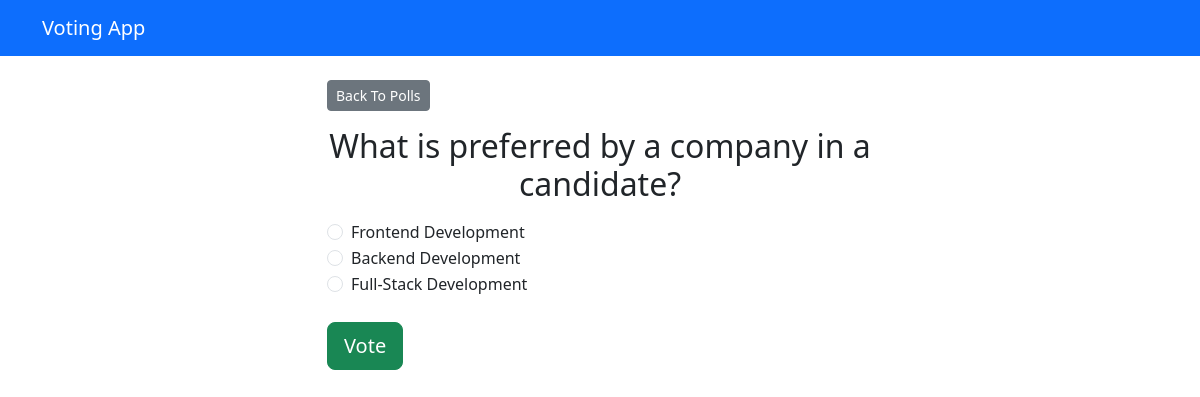
Screenshot of /polls/4/ with the database file from the repository.
### polls/models.py (models this page shows, shortened)
class Question(models.Model):
    question_text = models.CharField(max_length=200)
    publish_date = models.DateTimeField('date published')

class Choice(models.Model):
    question = models.ForeignKey(Question, on_delete=models.CASCADE)
    choice_text = models.CharField(max_length=200)
    votes = models.IntegerField(default=0)

### polls/views.py (the view)
# urls.py: path('<int:question_id>/', views.detail, name='detail'),
def detail(request, question_id):
    try:
        question = Question.objects.get(pk=question_id)
    except Question.DoesNotExist:
        raise Http404("Question does not exist")
    return render(request, 'polls/detail.html', {'question' : question})

### templates/polls/detail.html (shortened to what this page needs)
{% extends "polls/base.html" %}
{% block content %}
<a class="btn btn-secondary btn-sm mb-3" href="{% url 'polls:index' %}">Back To Polls</a>
<h2 class="text-center mb-3">{{ question.question_text }}</h2>
<form action="{% url 'polls:vote' question.id %}" method="post">
	{% for choice in question.choice_set.all %}
		<div class="form-check">
			<input
				type="radio"
				name="choice"
				class="form-check-input"
				id="choice{{ forloop.counter }}"
				value="{{ choice.id }}"
			/>
			<label for="choice{{ forloop.counter }}">{{ choice.choice_text }}</label
			>
		</div>
	{% endfor %}
	<input type="submit" value="Vote" class="btn btn-success btn-lg btn-block mt-4" />
</form>
{% endblock %}

### rows the page displays
Question: question_text "What is preferred by a company in a candidate?"
Choice: choice_text "Frontend Development"
Choice: choice_text "Backend Development"
Choice: choice_text "Full-Stack Development"
